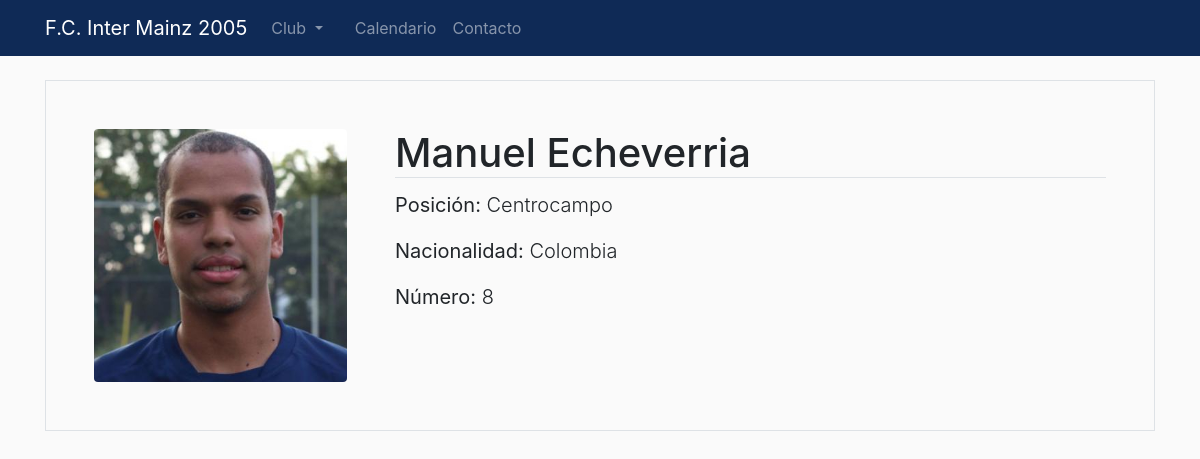
Page /players/1/ on the committed database.
### players/models.py (models this page shows, shortened)
class Player(models.Model):
    possible_positions = (
        ('portero', 'Portero'),
        ('defensa', 'Defensa'),
        ('centrocampo', 'Centrocampista'),
        ('delantero', 'Delantero')
    )
    last_name = models.CharField(max_length=50)
    first_name = models.CharField(max_length=50)
    position = models.CharField(max_length=50, choices=possible_positions)
    jersey_number = models.IntegerField(blank=True, null=True)
    nationality = models.CharField(max_length=50, blank=True, null=True)
    picture = models.ImageField(default="default.jpg", upload_to="player_pics")

### players/views.py (the view)
# urls.py: path('players/<int:pk>/', PlayerDetailView.as_view(), name='player-detail')
class PlayerDetailView(DetailView):
    model = Player

### players/templates/players/player_detail.html
{% extends "show/base.html" %}
{% block content %}
<div class="media border p-5">
    <img class="rounded w-25"  src="{{ player.picture.url }}">
    <div class="media-body ml-5">
        <h1 class="card-title border-bottom">{{ player.first_name }} {{ player.last_name }}</h1>
        <p class="lead"><strong>Posición:</strong> {{ player.position.capitalize }}</p>
        {% if player.nationality %}
        <p class="lead"><strong>Nacionalidad:</strong> {{ player.nationality.capitalize }}</p>
        {% endif %}
        {% if player.jersey_number %}
            <p class="lead"><strong>Número:</strong> {{ player.jersey_number }}</p>
        {% endif %}
    </div>
</div>
{% endblock content %}

### show/static/show/main.css (style rules this page uses)
body { margin-top: 5rem; margin-bottom: 2rem; background-color: #fafafa; }

### rows in the picture
Player: picture (picture), first_name "Manuel", last_name "Echeverria", position "Centrocampo", nationality "Colombia", jersey_number "8"
